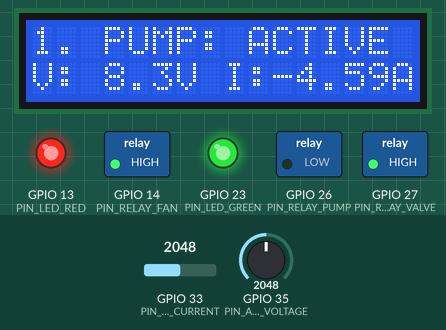
This sketch was run on a simulated ESP32. Parts: 16×2 character LCD, switched loads named in the sketch (green lamp = pin HIGH), output pins drawn as LEDs (lit = HIGH). The test bench sets the inputs (shaded band); at power-on: GPIO 33 (PIN_ADC_CURRENT) = 2048, GPIO 35 (PIN_ADC_VOLTAGE) = 2048. What the sketch prints to the serial monitor is not drawn.

Above: at 4.7 s.
4.8 s: GPIO 33 (PIN_ADC_CURRENT) set to 491
At 6.3 s:
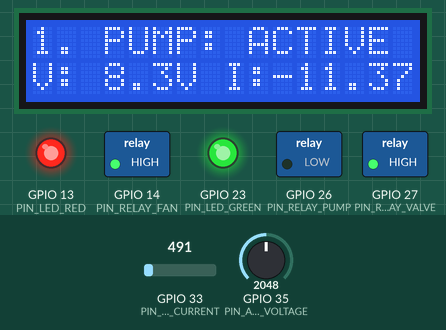
8.2 s: GPIO 33 (PIN_ADC_CURRENT) set to 742
At 9.9 s:
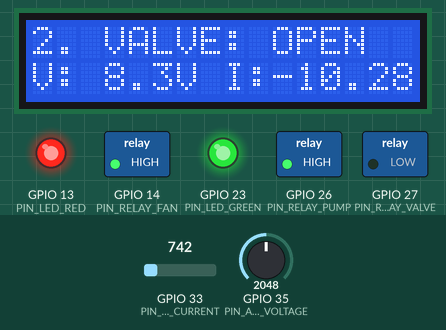
10.2 s: GPIO 33 (PIN_ADC_CURRENT) set to 871
At 10.9 s:
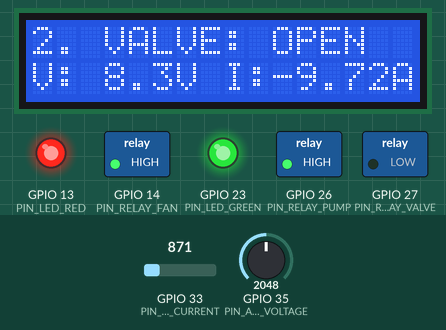
13.4 s: GPIO 33 (PIN_ADC_CURRENT) set to 87
At 14.6 s:
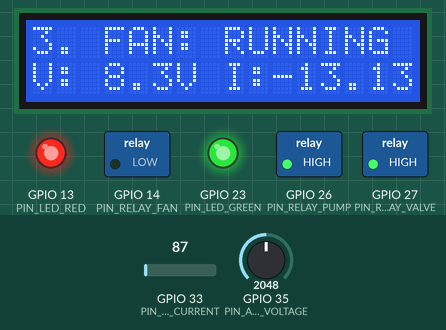
15.4 s: GPIO 33 (PIN_ADC_CURRENT) set to 1228
At 16.7 s:
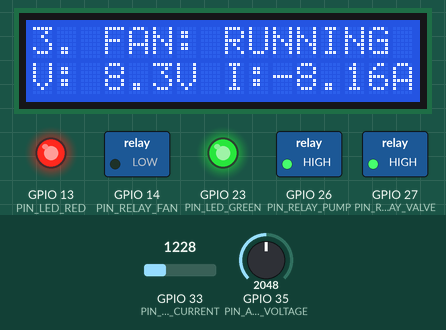
19.0 s: GPIO 33 (PIN_ADC_CURRENT) set to 0
At 21.0 s:
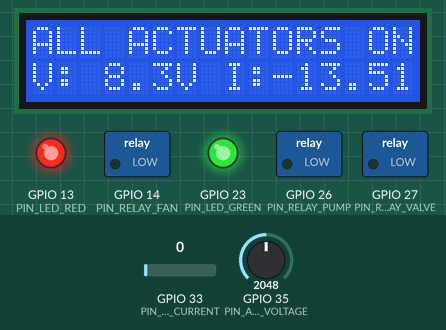
Timing chart, 0 to 23.6 s (numbered marks = the images above; inputs shaded):
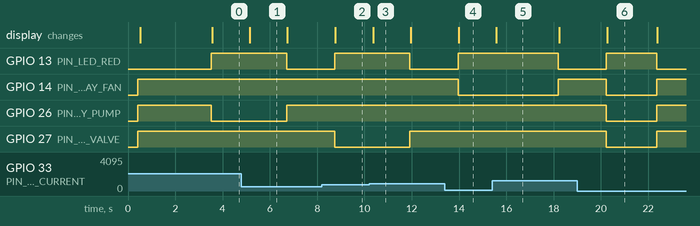

Measured:
- the behaviour switches between 807 and 808 on GPIO 33 (PIN_ADC_CURRENT) (found by bisection; images 2 and 3)
- after the input at 4.8 s, the display: changes after 0.35 s (image 1)
- after the input at 8.2 s, the display: changes after 0.57 s (image 2)
- after the input at 10.2 s, the display: changes after 0.16 s (image 3)
- after the input at 13.4 s, the display: changes after 0.59 s (image 4)
- after the input at 15.4 s, the display: changes after 0.18 s (image 5)
- after the input at 19.0 s, the display: changes after 1.3 s (image 6)

The sketch:

actuator_smoke_test.ino
```cpp
/*
 * SCADA Industrial Process Control - Interactive & Continuous Actuator Commissioning Test
 * Target: ESP32 DevKit V1 (30-Pin)
 * Serial Baud: 115200 | Framework: Arduino Core for ESP32
 *
 * Actuators Tested:
 * 1. Inflow Water Pump   -> Relay 1 (GPIO 26, Active LOW)
 * 2. Solenoid Drain Valve -> Relay 2 (GPIO 27, Active LOW)
 * 3. 5010 DC Exhaust Fan -> Relay 3 (GPIO 14, Active LOW)
 *
 * Diagnostic Telemetry:
 * - 0-25V DC Bus Voltage (GPIO 35)
 * - ACS712 Current Sensor (GPIO 33)
 * - 16x2 Character LCD (I2C 0x27 / 0x3F)
 * - Status LEDs (Green GPIO 23, Red GPIO 13)
 */

#include <Arduino.h>
#include <Wire.h>
#include <LiquidCrystal_I2C.h>

#define PIN_LED_GREEN      23
#define PIN_LED_RED        13
#define PIN_RELAY_PUMP     26
#define PIN_RELAY_VALVE    27
#define PIN_RELAY_FAN      14

#define PIN_ADC_CURRENT    33
#define PIN_ADC_VOLTAGE    35

LiquidCrystal_I2C lcd(0x27, 16, 2);
bool lcdFound = false;

const float V_REF = 3.3f;
const float ADC_RES = 4095.0f;
const float VOLT_SENSOR_RATIO = 5.0f;
const float ACS712_ZERO_V = 2.5f;
const float ACS712_SENSITIVITY = 0.185f;

float getBusVoltage() {
  int raw = analogRead(PIN_ADC_VOLTAGE);
  return (raw / ADC_RES) * V_REF * VOLT_SENSOR_RATIO;
}

float getMotorCurrent() {
  int raw = analogRead(PIN_ADC_CURRENT);
  float volts = (raw / ADC_RES) * V_REF;
  float amps = (volts - ACS712_ZERO_V) / ACS712_SENSITIVITY;
  if (abs(amps) < 0.08f) amps = 0.0f;
  return amps;
}

void safeLcdPrint(const char* line1, const char* line2) {
  if (!lcdFound) return;
  lcd.setCursor(0, 0);
  char l1[17], l2[17];
  snprintf(l1, sizeof(l1), "%-16s", line1);
  snprintf(l2, sizeof(l2), "%-16s", line2);
  lcd.print(l1);
  lcd.setCursor(0, 1);
  lcd.print(l2);
}

void setAllOff() {
  digitalWrite(PIN_RELAY_PUMP, HIGH);
  digitalWrite(PIN_RELAY_VALVE, HIGH);
  digitalWrite(PIN_RELAY_FAN, HIGH);
  digitalWrite(PIN_LED_RED, LOW);
  digitalWrite(PIN_LED_GREEN, HIGH);
}

void setup() {
  Serial.begin(115200);
  delay(400);

  Serial.println("\n=======================================================");
  Serial.println("  SCADA CONTINUOUS ACTUATOR COMMISSIONING TEST");
  Serial.println("  Relay 1: GPIO 26 (Pump) | Relay 2: GPIO 27 (Valve)");
  Serial.println("  Relay 3: GPIO 14 (Fan)  | Active LOW (LOW=ON, HIGH=OFF)");
  Serial.println("=======================================================\n");

  // Secure all Relays to OFF immediately
  pinMode(PIN_RELAY_PUMP, OUTPUT);
  pinMode(PIN_RELAY_VALVE, OUTPUT);
  pinMode(PIN_RELAY_FAN, OUTPUT);
  setAllOff();

  pinMode(PIN_LED_GREEN, OUTPUT);
  pinMode(PIN_LED_RED, OUTPUT);
  digitalWrite(PIN_LED_GREEN, HIGH);
  digitalWrite(PIN_LED_RED, LOW);

  analogSetAttenuation(ADC_11db);

  // Initialize I2C Bus with anti-lock timeout
  Wire.begin(21, 22);
  Wire.setTimeOut(50);

  for (byte i = 1; i < 127; i++) {
    Wire.beginTransmission(i);
    if (Wire.endTransmission() == 0 && (i == 0x27 || i == 0x3F)) {
      lcd = LiquidCrystal_I2C(i, 16, 2);
      lcdFound = true;
      break;
    }
  }

  if (lcdFound) {
    lcd.init();
    lcd.backlight();
    safeLcdPrint("SCADA ACTUATORS", "STARTING TEST...");
  }

  Serial.println("[READY] Ready for 12V supply connection. Starting in 3s...");
  delay(3000);
}

int testCycle = 1;

void loop() {
  char buf1[17];
  char buf2[17];
  float vBus = getBusVoltage();
  float iBus = getMotorCurrent();

  Serial.printf("\n--- [START CYCLE #%d] 12V Bus: %.1fV | Current: %.2fA ---\n", testCycle, vBus, iBus);

  // -------------------------------------------------------------
  // Check if 12V Power Supply is connected
  // -------------------------------------------------------------
  if (vBus < 7.0f) {
    Serial.println("[WARN] Bus voltage is below 7V! Connect 12V DC power supply to the relay COM rail.");
    safeLcdPrint("WAITING 12V PSU", "VBUS: 0.0V (OFF)");
    delay(1500);
    return;
  }

  // -------------------------------------------------------------
  // TEST 1: INFLOW WATER PUMP (Relay 1 - GPIO 26)
  // -------------------------------------------------------------
  Serial.println(">>> [1/4] TESTING: INFLOW WATER PUMP (Relay 1 ON for 3.0s) <<<");
  digitalWrite(PIN_LED_RED, HIGH);
  digitalWrite(PIN_RELAY_PUMP, LOW); // Active LOW -> ON

  for (int t = 0; t < 6; t++) {
    vBus = getBusVoltage();
    iBus = getMotorCurrent();
    snprintf(buf1, sizeof(buf1), "1. PUMP: ACTIVE ");
    snprintf(buf2, sizeof(buf2), "V:%4.1fV I:%4.2fA", vBus, iBus);
    safeLcdPrint(buf1, buf2);
    Serial.printf("  [PUMP ON]  Bus: %.1fV | Amps: %.2fA\n", vBus, iBus);
    delay(500);
  }

  digitalWrite(PIN_RELAY_PUMP, HIGH); // OFF
  digitalWrite(PIN_LED_RED, LOW);
  Serial.println("[PUMP OFF] Inflow pump deactivated. Rest 2s...");
  safeLcdPrint("1. PUMP COMPLETE", "RESTING 2s...");
  delay(2000);

  // -------------------------------------------------------------
  // TEST 2: SOLENOID DRAIN VALVE (Relay 2 - GPIO 27)
  // -------------------------------------------------------------
  Serial.println("\n>>> [2/4] TESTING: SOLENOID DRAIN VALVE (Relay 2 ON for 3.0s) <<<");
  digitalWrite(PIN_LED_RED, HIGH);
  digitalWrite(PIN_RELAY_VALVE, LOW); // Active LOW -> ON (Listen for Click!)

  for (int t = 0; t < 6; t++) {
    vBus = getBusVoltage();
    iBus = getMotorCurrent();
    snprintf(buf1, sizeof(buf1), "2. VALVE: OPEN  ");
    snprintf(buf2, sizeof(buf2), "V:%4.1fV I:%4.2fA", vBus, iBus);
    safeLcdPrint(buf1, buf2);
    Serial.printf("  [VALVE OPEN] Bus: %.1fV | Amps: %.2fA\n", vBus, iBus);
    delay(500);
  }

  digitalWrite(PIN_RELAY_VALVE, HIGH); // OFF (Snaps closed)
  digitalWrite(PIN_LED_RED, LOW);
  Serial.println("[VALVE CLOSED] Solenoid valve snapped closed. Rest 2s...");
  safeLcdPrint("2. VALVE CLOSED", "RESTING 2s...");
  delay(2000);

  // -------------------------------------------------------------
  // TEST 3: 5010 DC EXHAUST FAN (Relay 3 - GPIO 14)
  // -------------------------------------------------------------
  Serial.println("\n>>> [3/4] TESTING: EXHAUST FAN (Relay 3 ON for 4.0s) <<<");
  digitalWrite(PIN_LED_RED, HIGH);
  digitalWrite(PIN_RELAY_FAN, LOW); // Active LOW -> ON

  for (int t = 0; t < 8; t++) {
    vBus = getBusVoltage();
    iBus = getMotorCurrent();
    snprintf(buf1, sizeof(buf1), "3. FAN: RUNNING ");
    snprintf(buf2, sizeof(buf2), "V:%4.1fV I:%4.2fA", vBus, iBus);
    safeLcdPrint(buf1, buf2);
    Serial.printf("  [FAN ON]   Bus: %.1fV | Amps: %.2fA\n", vBus, iBus);
    delay(500);
  }

  digitalWrite(PIN_RELAY_FAN, HIGH); // OFF
  digitalWrite(PIN_LED_RED, LOW);
  Serial.println("[FAN OFF] Exhaust fan deactivated. Rest 2s...");
  safeLcdPrint("3. FAN COMPLETE ", "RESTING 2s...");
  delay(2000);

  // -------------------------------------------------------------
  // TEST 4: FULL LOAD COMBINED TEST (Pump + Valve + Fan simultaneously)
  // -------------------------------------------------------------
  Serial.println("\n>>> [4/4] FULL LOAD TEST: PUMP + VALVE + FAN (2.0s) <<<");
  digitalWrite(PIN_LED_RED, HIGH);
  digitalWrite(PIN_RELAY_PUMP, LOW);
  digitalWrite(PIN_RELAY_VALVE, LOW);
  digitalWrite(PIN_RELAY_FAN, LOW);

  for (int t = 0; t < 4; t++) {
    vBus = getBusVoltage();
    iBus = getMotorCurrent();
    snprintf(buf1, sizeof(buf1), "ALL ACTUATORS ON");
    snprintf(buf2, sizeof(buf2), "V:%4.1fV I:%4.2fA", vBus, iBus);
    safeLcdPrint(buf1, buf2);
    Serial.printf("  [ALL ON]   Bus: %.1fV | Amps: %.2fA (Full Load)\n", vBus, iBus);
    delay(500);
  }

  setAllOff();
  Serial.println("[ALL OFF] Cycle complete! Power bus stable.");
  snprintf(buf1, sizeof(buf1), "CYCLE #%d PASSED", testCycle);
  snprintf(buf2, sizeof(buf2), "NEXT IN 4s...   ");
  safeLcdPrint(buf1, buf2);

  testCycle++;
  delay(4000);
}
```
